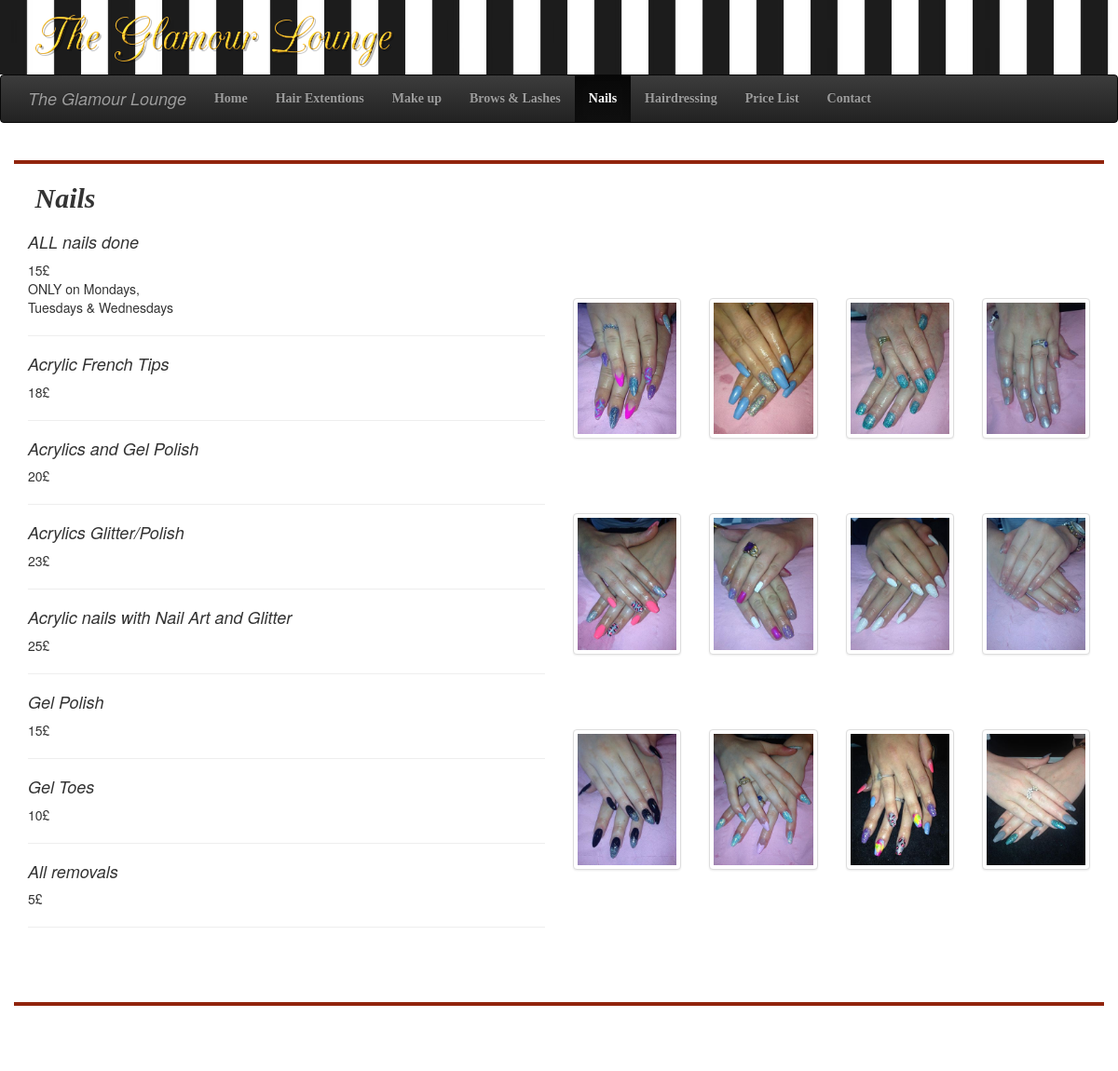
Screenshot of /nails with the database file from the repository.
### blog/models.py (models this page shows, shortened)
class Nail(models.Model):
	type = models.CharField(max_length=200,primary_key=True)
	description = models.TextField()

### blog/views.py (the view)
# urls.py: url(r'^nails', views.nails, name='nails'),
def nails(request):
    Nails = Nail.objects.all()
    return render(request, 'blog/nails.html', {'Nails': Nails})

### blog/templates/blog/nails.html (shortened to what this page needs)
{% load staticfiles %}
<html>
<head>
<link rel="stylesheet" href="//maxcdn.bootstrapcdn.com/bootstrap/3.3.5/css/bootstrap.min.css">
<link rel="stylesheet" href="//maxcdn.bootstrapcdn.com/bootstrap/3.3.5/css/bootstrap-theme.min.css">
<link rel="stylesheet" href="{% static 'css/blog.css' %}">
</head>
<body>
<header class="bgimage">
    <div class="container">
	    <div class="titled hidden-xs" >
	    </div>
	</div>
</header>
<nav class="navbar navbar-inverse" data-spy="affix" data-offset-top="80">
    <div class="container">
	    <div class="navbar-header">
	        <a href="#" class="navbar-brand">
		       <i>The Glamour Lounge</i>
		    </a>
		</div>
		<div class="collapse navbar-collapse" id="collapsedmenu">
		    <ul class="nav navbar-nav">
		        <li><a href="{% url 'post_list' %}">Home</a></li>
			    <li><a href="{% url 'hair_extentions' %}">Hair Extentions</a></li>
			    <li><a href="{% url 'make_up' %}">Make up</a></li>
				<li><a href="{% url 'lashes_brows' %}">Brows & Lashes</a></li>
				<li  class="active"><a href="{% url 'nails' %}">Nails</a></li>
				<li><a href="{% url 'hairdressing' %}">Hairdressing</a></li>
				<li><a href="{% url 'price_list' %}">Price List</a></li>
				<li><a href="{% url 'contact' %}">Contact</a></li>
		    </ul>
		</div>
	</div>
</nav>
    <div class="container" id="wrapper">
		<h2 id="fonted"><i> &nbsp;&nbsp; Nails</i></h2>
		<div class="container">
			<div class="col-md-12">
			</div>
			<div class="row">
				<div class="col-sm-6">
				{% for Nail in Nails %}
					<div>
						<h4><i>{{ Nail.type }}</i></h4>
						<p>{{ Nail.description|linebreaksbr }}</p>
						<hr>
					</div>
				{% endfor %}
				</div>
				<div class="col-sm-6">
					<br><br><br><br>
					<div class="row">
                            <div class="col-md-3"><button type="button" id="carousel-img" data-toggle="modal" data-target="#myModal1" class="thumbnail"><img src="{% static 'images/nails/nails1.jpg' %}" class="img-responsive"></button>
                            </div>
                            <div class="col-md-3"><button type="button" id="carousel-img" data-toggle="modal" data-target="#myModal2"  class="thumbnail"><img  src="{% static 'images/nails/nails2.jpg' %}" class="img-responsive"></button>
							</div>
							<div class="col-md-3"><button type="button" id="carousel-img" data-toggle="modal" data-target="#myModal3"  class="thumbnail"><img  src="{% static 'images/nails/nails3.jpg' %}" class="img-responsive"></button>
							</div>
							<div class="col-md-3"><button type="button" id="carousel-img" data-toggle="modal" data-target="#myModal4"  class="thumbnail"><img  src="{% static 'images/nails/nails4.jpg' %}" class="img-responsive"></button>
							</div>
					</div>
					<br><br><br><br>
					<div class="row">
                            <div class="col-md-3"><button type="button" id="carousel-img" data-toggle="modal" data-target="#myModal5" class="thumbnail"><img src="{% static 'images/nails/nails5.jpg' %}" class="img-responsive"></button>
                            </div>
                            <div class="col-md-3"><button type="button" id="carousel-img" data-toggle="modal" data-target="#myModal6"  class="thumbnail"><img  src="{% static 'images/nails/nails6.jpg' %}" class="img-responsive"></button>
							</div>
							<div class="col-md-3"><button type="button" id="carousel-img" data-toggle="modal" data-target="#myModal7"  class="thumbnail"><img  src="{% static 'images/nails/nails7.jpg' %}" class="img-responsive"></button>
							</div>
							<div class="col-md-3"><button type="button" id="carousel-img" data-toggle="modal" data-target="#myModal8"  class="thumbnail"><img  src="{% static 'images/nails/nails8.jpg' %}" class="img-responsive"></button>
							</div>
					</div>
					<br><br><br><br>
					<div class="row">
                            <div class="col-md-3"><button type="button" id="carousel-img" data-toggle="modal" data-target="#myModal9" class="thumbnail"><img src="{% static 'images/nails/nails9.jpg' %}" class="img-responsive"></button>
                            </div>
                            <div class="col-md-3"><button type="button" id="carousel-img" data-toggle="modal" data-target="#myModal10"  class="thumbnail"><img  src="{% static 'images/nails/nails10.jpg' %}" class="img-responsive"></button>
							</div>
							<div class="col-md-3"><button type="button" id="carousel-img" data-toggle="modal" data-target="#myModal11"  class="thumbnail"><img  src="{% static 'images/nails/nails11.jpg' %}" class="img-responsive"></button>
							</div>
							<div class="col-md-3"><button type="button" id="carousel-img" data-toggle="modal" data-target="#myModal12"  class="thumbnail"><img  src="{% static 'images/nails/nails12.jpg' %}" class="img-responsive"></button>
							</div>
					</div>
				</div>
			</div>
			<br><br><br>
		</div>
	</div>
    <div class="footer">
        <p><b>&copy; &nbsp;University of Dundee</b></p>
    </div>
</body>
</html>

### blog/static/css/blog.css (style rules this page uses)
body { background: url('../images/floral_pattern3.jpg'); }
.footer { text-align: center; width: 100%; color: white; }
#wrapper { padding-right: 0px; padding-left: 0px; background-color: white; margin: 40 auto; border-style: solid; border-width: 4px 0px 4px 0px; border-color: #91240d; }
.thumbnail { margin-top: 0px; margin-bottom: 0px; }
.titled { width: 399px; height: 70px; background-image: url('../images/logo.png'); margin-top: 8px; }
.bgimage { margin-top: 0; width: 100%; background-image: url('../images/Stripes2.jpg'); background-position: center center; background-size: cover; height: 80px; }
.navbar-inverse { vertical-align: top; margin-top: 0; width: 100%; z-index: 100; }
.nav { font-family: blocksprint; font-weight: bold; }
#fonted { font-family: blocksprint; font-weight: bold; }

### rows the page displays
Nail: type "ALL nails done", description "15£ ONLY on Mondays, Tuesdays & Wednesdays"
Nail: type "Acrylic French Tips", description "18£"
Nail: type "Acrylics and Gel Polish", description "20£"
Nail: type "Acrylics Glitter/Polish", description "23£"
Nail: type "Acrylic nails with Nail Art and Glitter", description "25£"
Nail: type "Gel Polish", description "15£"
Nail: type "Gel Toes", description "10£"
Nail: type "All removals", description "5£"
